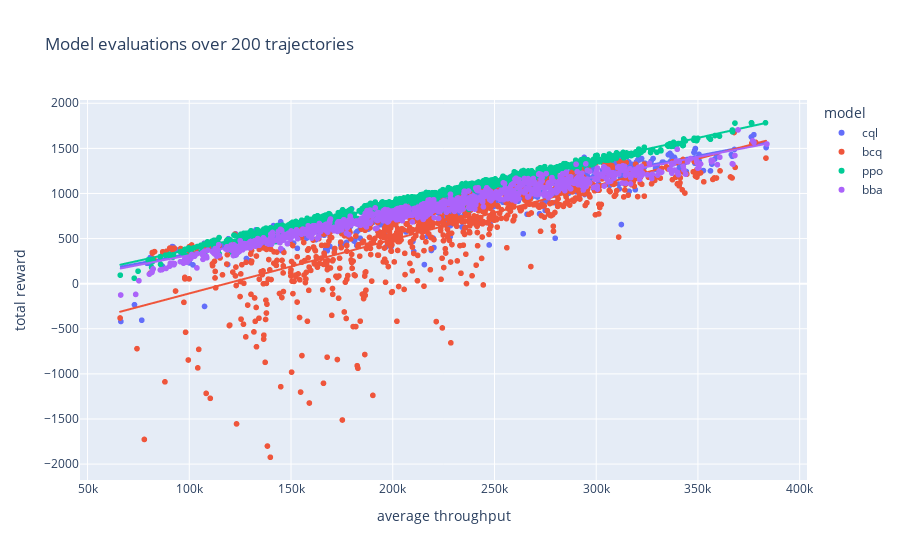

Source (notebook cell):
### Code cell
px.scatter(summary_df, x="average throughput", y="total reward", color="model", trendline="ols",
        title="Model evaluations over 200 trajectories")

### Figure 1 — Plotly figure (JSON) as saved in the notebook; plotly's stock layout.template omitted (floating-point values rounded to 4 significant figures; data arrays with more than 128 entries replaced by an {"elided": "..."} marker saying what was removed)
{"data": [{"hovertemplate": "model=cql<br>average throughput=%{x}<br>total reward=%{y}<extra></extra>", "legendgroup": "cql", "marker": {"color": "#636efa", "symbol": "circle"}, "mode": "markers", "name": "cql", "showlegend": true, "type": "scattergl", "x": {"elided": "1000 float values"}, "xaxis": "x", "y": {"elided": "1000 float values"}, "yaxis": "y"}, {"hovertemplate": "<b>OLS trendline</b><br>total reward = 0.00433791 * average throughput + -99.2301<br>R<sup>2</sup>=0.869679<br><br>model=cql<br>average throughput=%{x}<br>total reward=%{y} <b>(trend)</b><extra></extra>", "legendgroup": "cql", "marker": {"color": "#636efa", "symbol": "circle"}, "mode": "lines", "name": "cql", "showlegend": false, "type": "scattergl", "x": {"elided": "1000 float values"}, "xaxis": "x", "y": {"elided": "1000 float values"}, "yaxis": "y"}, {"hovertemplate": "model=bcq<br>average throughput=%{x}<br>total reward=%{y}<extra></extra>", "legendgroup": "bcq", "marker": {"color": "#EF553B", "symbol": "circle"}, "mode": "markers", "name": "bcq", "showlegend": true, "type": "scattergl", "x": {"elided": "1000 float values"}, "xaxis": "x", "y": {"elided": "1000 float values"}, "yaxis": "y"}, {"hovertemplate": "<b>OLS trendline</b><br>total reward = 0.00597287 * average throughput + -705.587<br>R<sup>2</sup>=0.578451<br><br>model=bcq<br>average throughput=%{x}<br>total reward=%{y} <b>(trend)</b><extra></extra>", "legendgroup": "bcq", "marker": {"color": "#EF553B", "symbol": "circle"}, "mode": "lines", "name": "bcq", "showlegend": false, "type": "scattergl", "x": {"elided": "1000 float values"}, "xaxis": "x", "y": {"elided": "1000 float values"}, "yaxis": "y"}, {"hovertemplate": "model=ppo<br>average throughput=%{x}<br>total reward=%{y}<extra></extra>", "legendgroup": "ppo", "marker": {"color": "#00cc96", "symbol": "circle"}, "mode": "markers", "name": "ppo", "showlegend": true, "type": "scattergl", "x": {"elided": "1000 float values"}, "xaxis": "x", "y": {"elided": "1000 float values"}, "yaxis": "y"}, {"hovertemplate": "<b>OLS trendline</b><br>total reward = 0.00495375 * average throughput + -117.341<br>R<sup>2</sup>=0.984499<br><br>model=ppo<br>average throughput=%{x}<br>total reward=%{y} <b>(trend)</b><extra></extra>", "legendgroup": "ppo", "marker": {"color": "#00cc96", "symbol": "circle"}, "mode": "lines", "name": "ppo", "showlegend": false, "type": "scattergl", "x": {"elided": "1000 float values"}, "xaxis": "x", "y": {"elided": "1000 float values"}, "yaxis": "y"}, {"hovertemplate": "model=bba<br>average throughput=%{x}<br>total reward=%{y}<extra></extra>", "legendgroup": "bba", "marker": {"color": "#ab63fa", "symbol": "circle"}, "mode": "markers", "name": "bba", "showlegend": true, "type": "scattergl", "x": {"elided": "1000 float values"}, "xaxis": "x", "y": {"elided": "1000 float values"}, "yaxis": "y"}, {"hovertemplate": "<b>OLS trendline</b><br>total reward = 0.00435413 * average throughput + -119.781<br>R<sup>2</sup>=0.956938<br><br>model=bba<br>average throughput=%{x}<br>total reward=%{y} <b>(trend)</b><extra></extra>", "legendgroup": "bba", "marker": {"color": "#ab63fa", "symbol": "circle"}, "mode": "lines", "name": "bba", "showlegend": false, "type": "scattergl", "x": {"elided": "1000 float values"}, "xaxis": "x", "y": {"elided": "1000 float values"}, "yaxis": "y"}], "layout": {"legend": {"title": {"text": "model"}, "tracegroupgap": 0}, "title": {"text": "Model evaluations over 200 trajectories"}, "xaxis": {"anchor": "y", "domain": [0, 1], "title": {"text": "average throughput"}}, "yaxis": {"anchor": "x", "domain": [0, 1], "title": {"text": "total reward"}}}}
